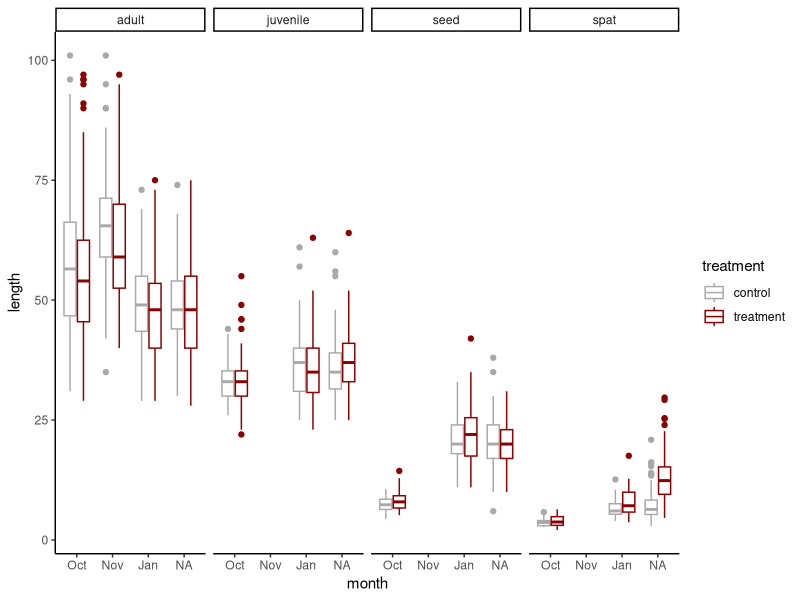
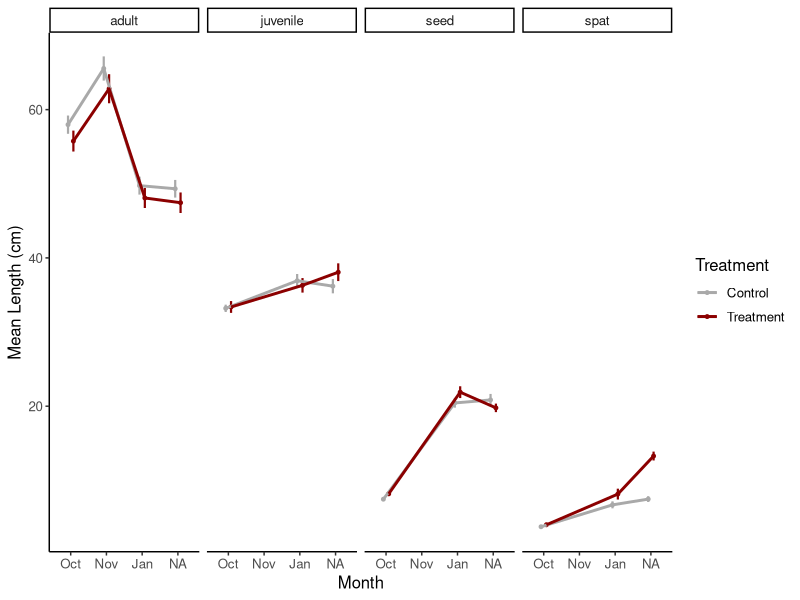
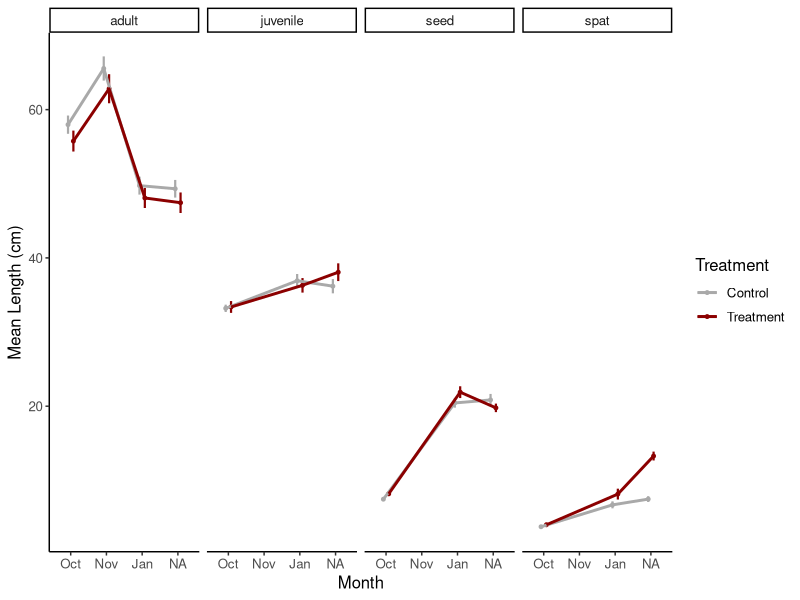

The R script that drew these images, in order:
## ---- chunk 1
knitr::opts_chunk$set(echo = TRUE, warning = FALSE, message = FALSE)
## ---- chunk 2
library(tidyverse)
library(ggplot2)
## ---- chunk 3
growth<-read_csv("lifestage_carryover/data/size/gigas-lengths.csv")

growth<-growth%>%
  rename(tag=`tag...1`)%>%
  select(tag, `life-stage`, `init-treat`, label, month, length)%>%
  rename(lifestage=`life-stage`, treatment=`init-treat`)

growth$month<-factor(growth$month, levels=c("Oct", "Nov", "Jan"))
## ---- chunk 4
plot<-growth%>%
  
  ggplot(aes(color=treatment, x=month, y=length))+
  geom_boxplot()+
  facet_grid(~lifestage)+
  scale_color_manual(values=c("darkgray", "darkred"))+
  theme_classic();plot
## ---- chunk 5
plot<-growth%>%
  group_by(treatment, month, lifestage)%>%
  summarise(mean=mean(length, na.rm=TRUE), se=sd(length, na.rm=TRUE)/sqrt(length(length)))%>%
  
  ggplot(aes(color=treatment, x=month, y=mean))+
  geom_point(aes(group=interaction(treatment, lifestage)), position=position_dodge(0.3), size=1)+
  geom_errorbar(aes(ymin=mean-se, ymax=mean+se), width=0, position=position_dodge(0.3), linewidth=0.75)+
  geom_line(aes(group=treatment), position=position_dodge(0.3), linewidth=1)+
  facet_grid(~lifestage)+
  ylab("Mean Length (cm)")+
  xlab("Month")+
  scale_color_manual(values=c("darkgray", "darkred"), name="Treatment", labels=c("Control", "Treatment"))+
  theme_classic()+
  theme(
    text=element_text(size=12, color="black")
  );plot

ggsave(plot=plot, "lifestage_carryover/output/size/mean_lengths.png", width=7, height=4)
## ---- chunk 6
model<-aov(length~lifestage*month*treatment, data=growth)
summary(model)

